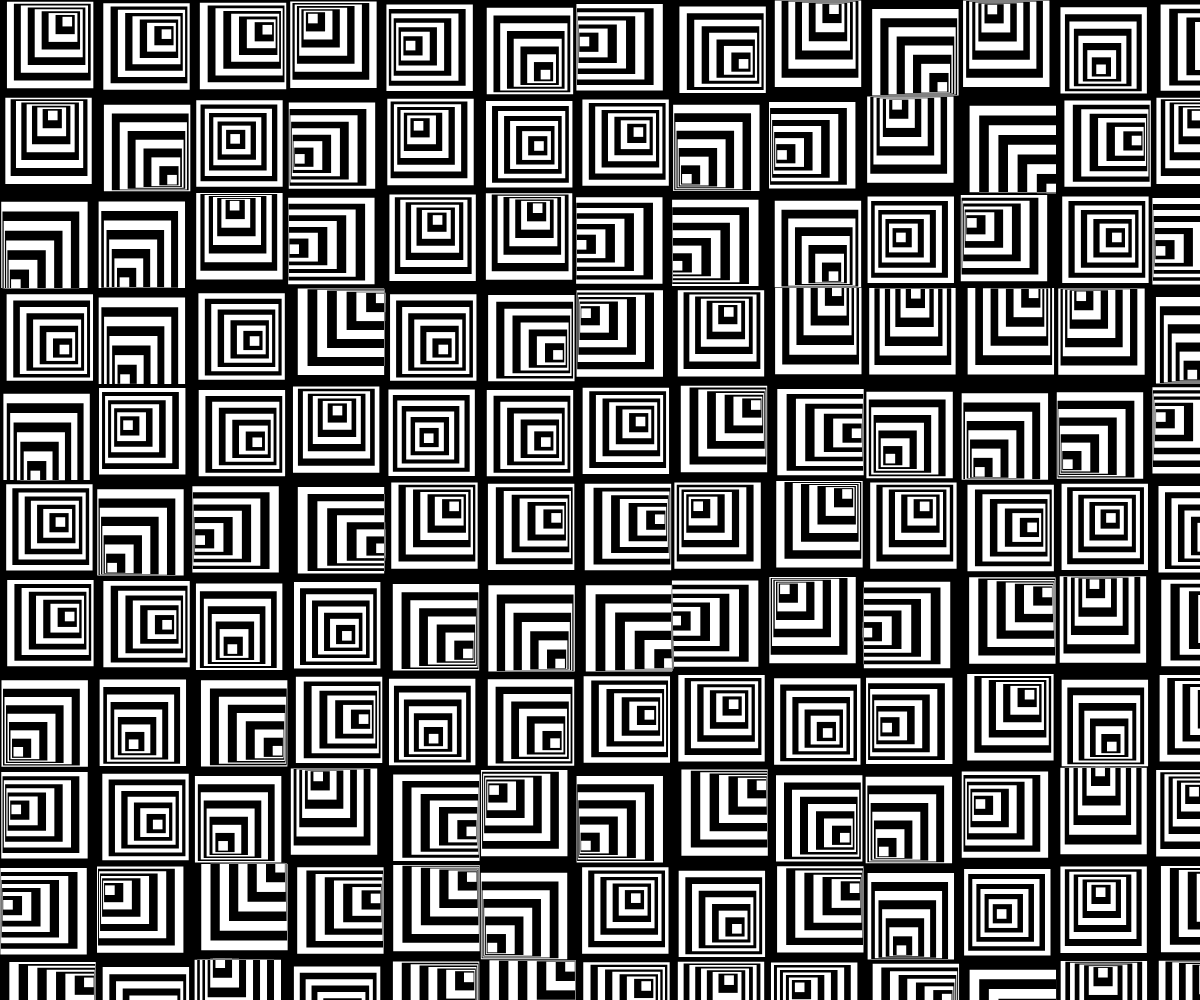
Frame 1 (no input)
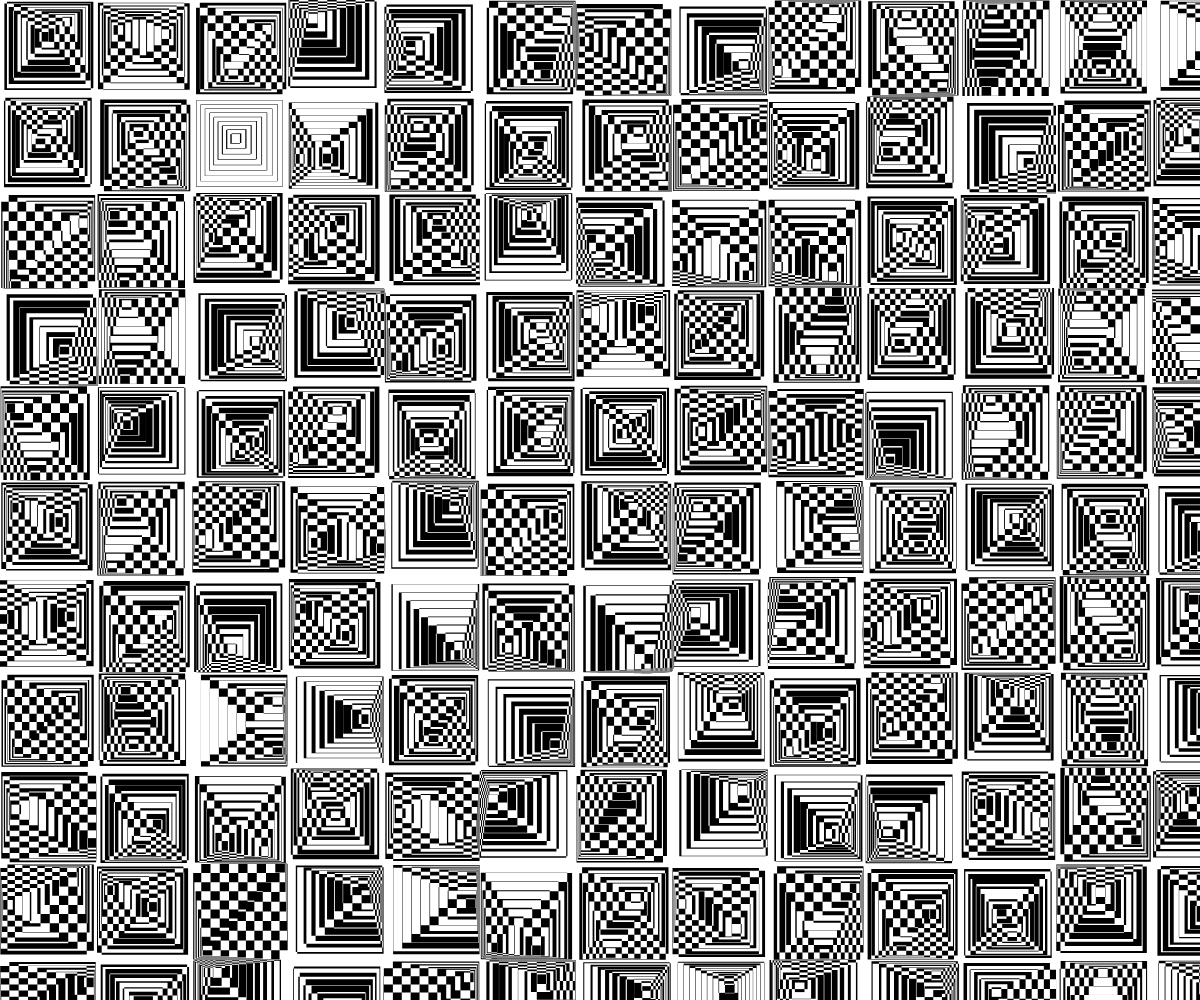
Frame 2 (the mouse pressed at the canvas centre, redrawn once)

The p5.js sketch that drew these frames (run headless with seeded random() and noise() and a simulated clock; the mouse was pressed at the canvas centre and the sketch redrawn once):

// p5.js sketch
// ── sketch.js
/*
Inspired by William Kolomyjec’s Random Squares

Based on a translation from Nick Santaniello:
http://recodeproject.com/translation/nick-santaniello-direct-untitled-1-various
*/

let total;
let sqSize;
let sizeDifference;

function setup() {
  createCanvas(windowWidth, windowHeight);
  blendMode (BLEND)
  background(255);
  blendMode (DIFFERENCE)
  rectMode(CENTER);
  strokeWeight(2);
fill (255)

  let minDimension = min(width, height);
  total = minDimension / 80;

  sqSize = width / total;
  sizeDifference = sqSize / 10;
}

function draw() {
  translate(sqSize / 2, sqSize / 2);

  for (let r = 0; r < total; r++) {
    for (let c = 0; c < total; c++) {
      let x = r * sqSize;
      let y = c * sqSize;
      square(x, y, sqSize);

      let offsetX = random(-5, 5);
      let offsetY = random(-5, 5);

      for (let i = 1; i < 10; i++) {
        let newX = c * sqSize + i * offsetX;
        let newY = r * sqSize + i * offsetY;
        let newSize = sqSize - i * sizeDifference;
        rect(newX, newY, newSize);
      }
    }
  }
  noLoop();
}
